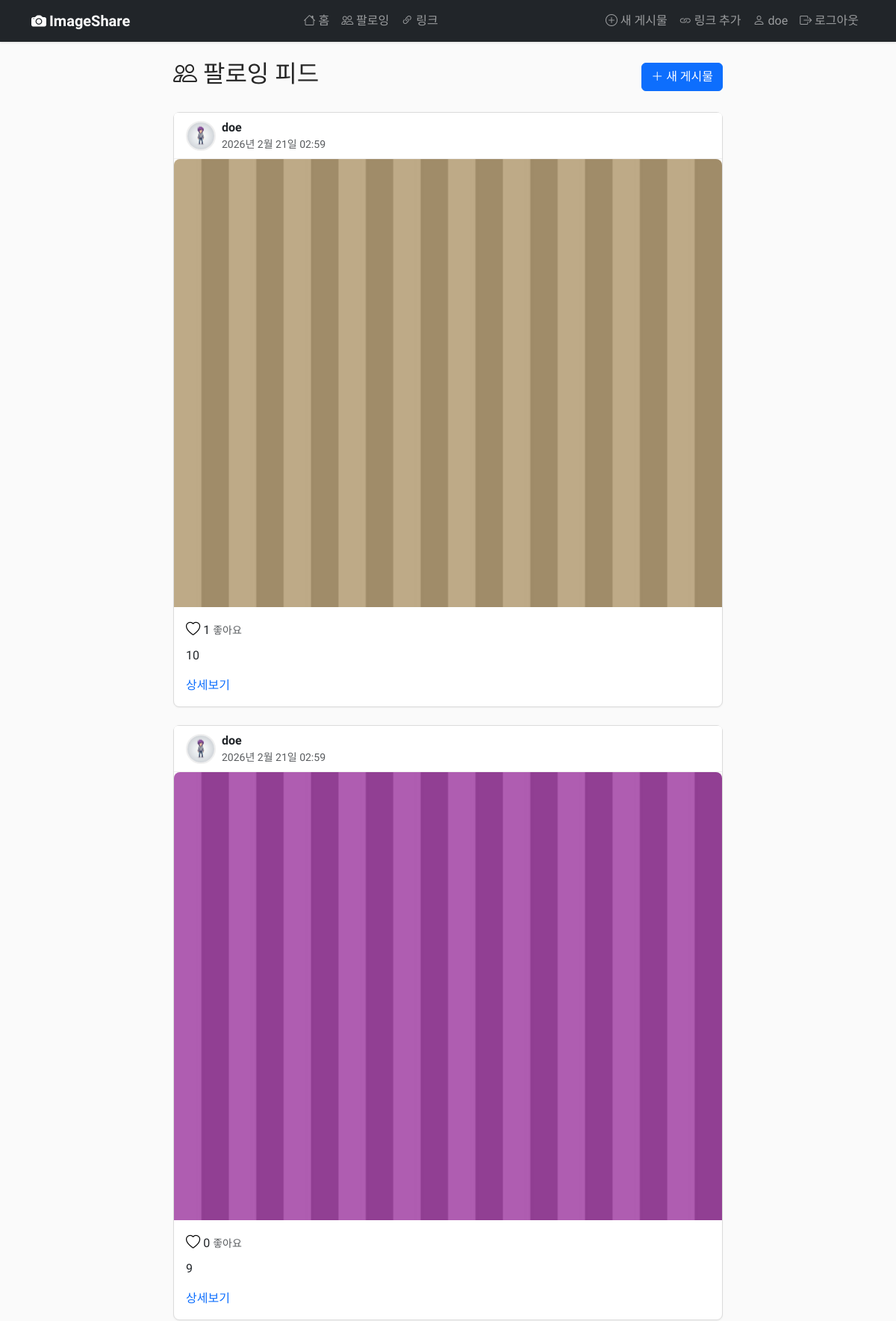
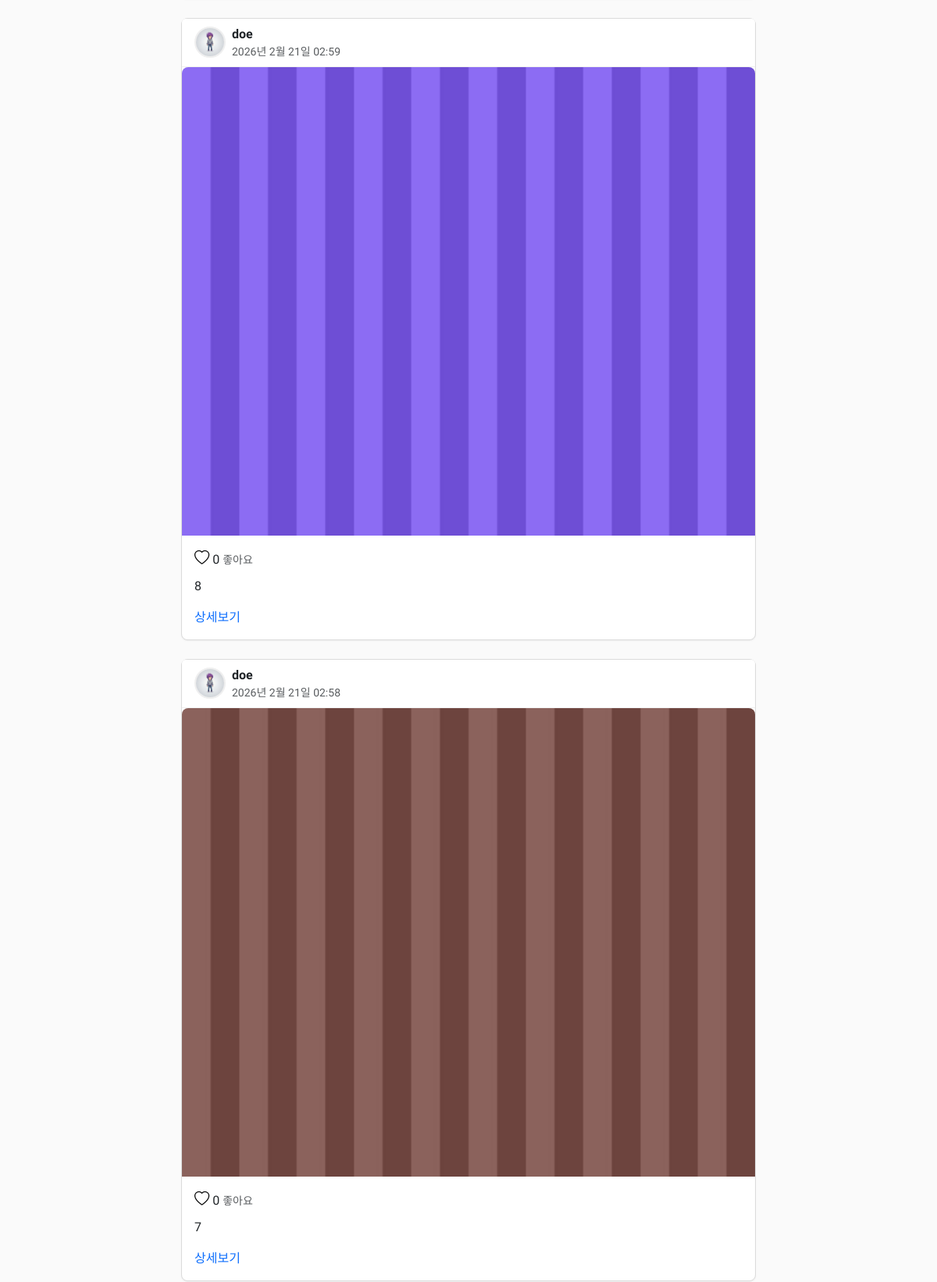
Page /following/ (signed in, upper part) on the committed database (2 pictures, top to bottom).
### posts/models.py (models this page shows, shortened)
class Post(models.Model):
    user = models.ForeignKey(User, on_delete=models.CASCADE, related_name="posts")
    content = models.TextField(max_length=500, verbose_name="내용")
    image = models.ImageField(
        upload_to="post_images/", blank=True, verbose_name="이미지"
    )
    thumbnail = models.ImageField(
        upload_to="post_thumbnails/", blank=True, verbose_name="썸네일"
    )
    views = models.PositiveIntegerField(default=0, verbose_name="조회수")
    created_at = models.DateTimeField(auto_now_add=True)
    updated_at = models.DateTimeField(auto_now=True)
    class Meta:
        ordering = ["-created_at"]
        verbose_name = "게시물"
        verbose_name_plural = "게시물"

### users/models.py (models this page shows, shortened)
class Profile(models.Model):
    user = models.OneToOneField(User, on_delete=models.CASCADE)
    bio = models.TextField(max_length=500, blank=True, verbose_name='자기소개')
    profile_image = models.ImageField(default='default.jpg', upload_to='profile_pics', verbose_name='프로필 이미지')
    class Meta:
        verbose_name = '프로필'
        verbose_name_plural = '프로필'
        constraints = [
            models.CheckConstraint(
                condition=models.Q(bio__length__lte=500),
                name="profile_bio_max_length",
            ),
        ]

### posts/views.py (the view)
# urls.py: path('following/', views.following_feed, name='following_feed'),
@login_required
def following_feed(request):
    following_users = Follow.objects.filter(follower=request.user).values_list('following_id', flat=True)
    posts = Post.objects.filter(Q(user_id__in=following_users) | Q(user=request.user))
    paginator = Paginator(posts, 5)
    page_obj = paginator.get_page(1)
    liked_post_ids = set(Like.objects.filter(user=request.user, post__in=page_obj.object_list).values_list('post_id', flat=True))
    for post in page_obj:
        post.is_liked = post.pk in liked_post_ids
    context = {'posts': page_obj}
    return render(request, 'posts/following_feed.html', context)

### posts/templates/posts/following_feed.html (shortened to what this page needs)
{% extends 'base.html' %}
{% block content %}
<div class="row justify-content-center">
    <div class="col-md-8">
        <div class="d-flex justify-content-between align-items-center mb-4">
            <h2><i class="bi bi-people"></i> 팔로잉 피드</h2>
            {% if user.is_authenticated %}
            <a href="{% url 'posts:post_create' %}" class="btn btn-primary">
                <i class="bi bi-plus-lg"></i> 새 게시물
            </a>
            {% endif %}
        </div>
        {% if posts %}
        <div id="post-container">
            {% for post in posts %}
            <div class="card mb-4">
                <div class="card-header bg-white d-flex justify-content-between align-items-center">
                    <div class="d-flex align-items-center">
                        <a href="{% url 'users:profile' post.user.username %}">
                            <img src="{{ post.user.profile.profile_image.url }}" class="profile-img me-2"
                                alt="{{ post.user.username }}">
                        </a>
                        <div>
                            <a href="{% url 'users:profile' post.user.username %}"
                                class="fw-bold text-decoration-none text-dark">{{ post.user.username }}</a>
                            <small class="text-muted d-block">{{ post.created_at|date:"Y년 n월 j일 H:i" }}</small>
                        </div>
                    </div>
                </div>
                {% if post.image %}
                <img src="{{ post.image.url }}" class="card-img-top post-img" alt="게시물 이미지">
                {% endif %}
                <div class="card-body">
                    <div class="mb-2">
                        <form class="like-form d-inline" data-post-id="{{ post.pk }}"
                            action="{% url 'posts:like_toggle' post.pk %}" method="POST">
                            <button type="submit" class="btn-like">
                                <i class="bi {% if post.is_liked %}bi-heart-fill{% else %}bi-heart{% endif %}"></i>
                            </button>
                        </form>
                        <span class="like-count">{{ post.likes.count }}</span>
                        <span class="text-muted small">좋아요</span>
                    </div>
                    <p class="card-text">{{ post.content|truncatewords:30 }}</p>
                    <a href="{% url 'posts:post_detail' post.pk %}" class="text-decoration-none">상세보기</a>
                </div>
            </div>
            {% endfor %}
        </div>
        {% endif %}
    </div>
</div>
{% endblock %}

### templates/includes/navbar.html (shortened to what this page needs)
<nav class="navbar navbar-expand-lg navbar-dark bg-dark sticky-top">
    <div class="container">
        <a class="navbar-brand fw-bold" href="{% url 'posts:home' %}">
            <i class="bi bi-camera-fill me-1"></i>ImageShare
        </a>
        <div class="collapse navbar-collapse" id="navbarNav">
            {% if user.is_authenticated %}
            <ul class="navbar-nav ms-auto">
                <li class="nav-item"><a class="nav-link" href="{% url 'posts:home' %}"><i class="bi bi-house"></i> 홈</a>
                </li>
                <li class="nav-item"><a class="nav-link" href="{% url 'posts:following_feed' %}"><i
                            class="bi bi-people"></i> 팔로잉</a></li>
                <li class="nav-item"><a class="nav-link" href="{% url 'links:link_list' %}"><i
                            class="bi bi-link-45deg"></i> 링크</a></li>
            </ul>
            <ul class="navbar-nav ms-auto">
                <li class="nav-item"><a class="nav-link" href="{% url 'posts:post_create' %}"><i
                            class="bi bi-plus-circle"></i> 새 게시물</a></li>
                <li class="nav-item"><a class="nav-link" href="{% url 'links:link_create' %}"><i class="bi bi-link"></i>
                        링크 추가</a></li>
                <li class="nav-item"><a class="nav-link" href="{% url 'users:profile' user.username %}"><i
                            class="bi bi-person"></i> {{ user.username }}</a></li>
                <li class="nav-item">
                    <form method="POST" action="{% url 'users:logout' %}" class="d-inline">
                        <button type="submit" class="nav-link btn btn-link"><i class="bi bi-box-arrow-right"></i>
                            로그아웃</button>
                    </form>
                </li>
            </ul>
            {% endif %}
        </div>
    </div>
</nav>

### static/css/style.css (style rules this page uses)
body { font-family: 'Nanum Gothic', sans-serif; background-color: #fafafa; color: #262626; }
.navbar { box-shadow: 0 1px 3px rgba(0, 0, 0, 0.12); }
.card { border: 1px solid #dbdbdb; border-radius: 8px; box-shadow: 0 1px 2px rgba(0, 0, 0, 0.05); transition: box-shadow 0.2s ease; }
.card-img-top { object-fit: cover; border-radius: 8px 8px 0 0; }
.card-header { background-color: #fff; border-bottom: 1px solid #efefef; }
.profile-img { width: 40px; height: 40px; border-radius: 50%; object-fit: cover; border: 2px solid #efefef; }
.post-img { max-height: 600px; object-fit: cover; width: 100%; }
.btn-like { border: none; background: none; cursor: pointer; padding: 0; font-size: 1.2rem; transition: transform 0.15s ease; }

### rows in the picture
Post: user.profile.profile_image (placeholder picture), user.username "doe", created_at "2026년 2월 21일 02:59", image (picture), likes.count "1", content "10"
Post: user.profile.profile_image (placeholder picture), user.username "doe", created_at "2026년 2월 21일 02:59", image (picture), likes.count "0", content "9"
Post: user.profile.profile_image (placeholder picture), user.username "doe", created_at "2026년 2월 21일 02:59", image (picture), likes.count "0", content "8"
Post: user.profile.profile_image (placeholder picture), user.username "doe", created_at "2026년 2월 21일 02:58", image (picture), likes.count "0", content "7"

### other values in the picture
{{ user.username }} "doe"
